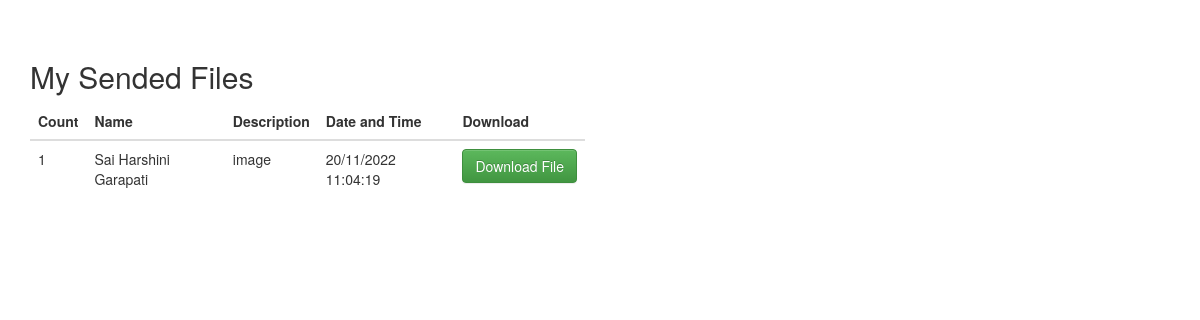
/view_group_files/09cb4252-bc40-48f7-9bad-b1c02b46571b, run on the app's committed database.
### tables this page shows
CREATE TABLE user_groups (id VARCHAR(255) PRIMARY KEY,group_id VARCHAR(255), user_id VARCHAR(255),file_path VARCHAR(255),name VARCHAR(255),description VARCHAR(255),current_dt VARCHAR(255));

### app.py (the view)
@app.route("/view_group_files/<string:group_id>")
def view_group_files(group_id):
    userID = request.cookies.get('userID')
    conn = sqlite3.connect('user.db')
    cur = conn.cursor()
    query = f"select * from user_groups where group_id='{group_id}'"
    cur.execute(query)
    rows = cur.fetchall()
    print(rows)
    conn.commit()
    conn.close()
    return render_template("view_group_files.html",records = rows)

### templates/view_group_files.html (shortened to what this page needs)
<!DOCTYPE html>
<html lang="en">
<head>
    <link rel="stylesheet" href="https://cdnjs.cloudflare.com/ajax/libs/meyer-reset/2.0/reset.min.css">
    <link rel="stylesheet" href="https://maxcdn.bootstrapcdn.com/bootstrap/3.3.7/css/bootstrap.min.css">
    <link rel="stylesheet" href="https://maxcdn.bootstrapcdn.com/bootstrap/3.3.7/css/bootstrap-theme.min.css">
</head>
<body>
    <div class="container">
        <div class="row" style="margin-top: 40px">
            <div class="col-md-6">
                <h2>My Sended Files</h2>
                <table class="table table-dark table-hover">
                    <thead>
                        <th>
                            Count
                        </th>
                        <th>
                            Name
                        </th>
                        <th>
                            Description
                        </th>
                        <th>
                            Date and Time
                        </th>
                        <th>
                            Download
                        </th>
                    </thead>
                    <tbody>
                        {% set a=1 %}
                            {% for record in records %}
                        <tr>
                            <td>
                                {{ a }}
                            </td>
                            <td>
                                {{ record[4]}}
                            </td>
                            <td>
                                {{ record[5]}}
                            </td>
                            <td>
                                {{ record[6]}}
                            </td>
                                <td><a class="btn btn-success" href="{{ url_for('download_group_file',id=record[0]) }}"> Download File</a></td>
                        </tr>
                        {% set a=a+1 %}
                        {% endfor %}
                    </tbody>
                </table>
            </div>
        </div>
    </div>
</body>
</html>

### data on the page
user_groups: a "1", name "Sai Harshini Garapati", description "image", current_dt "20/11/2022 11:04:19"
